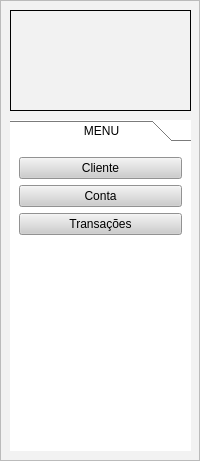
   <widget class="QFrame" name="frame_esquerda">
    <property name="geometry">
     <rect>
      <x>0</x>
      <y>10</y>
      <width>200</width>
      <height>461</height>
     </rect>
    </property>
    <property name="sizePolicy">
     <sizepolicy hsizetype="Fixed" vsizetype="Preferred">
      <horstretch>0</horstretch>
      <verstretch>0</verstretch>
     </sizepolicy>
    </property>
    <property name="minimumSize">
     <size>
      <width>200</width>
      <height>200</height>
     </size>
    </property>
    <property name="styleSheet">
     <string notr="true">background-color: rgb(242, 242, 242);</string>
    </property>
    <property name="frameShape">
     <enum>QFrame::StyledPanel</enum>
    </property>
    <property name="frameShadow">
     <enum>QFrame::Raised</enum>
    </property>
    <widget class="QToolBox" name="toolBox">
     <property name="geometry">
      <rect>
       <x>10</x>
       <y>120</y>
       <width>181</width>
       <height>331</height>
      </rect>
     </property>
     <property name="styleSheet">
      <string notr="true">QWidget{
background-color: rgb(255, 255, 255);
}
QPushButton{
background-color: rgb(205, 205, 205);
}</string>
     </property>
     <property name="currentIndex">
      <number>0</number>
     </property>
     <widget class="QWidget" name="page_menu">
      <property name="geometry">
       <rect>
        <x>0</x>
        <y>0</y>
        <width>181</width>
        <height>301</height>
       </rect>
      </property>
      <attribute name="label">
       <string>                     MENU</string>
      </attribute>
      <layout class="QVBoxLayout" name="verticalLayout_3">
       <item>
        <widget class="QPushButton" name="pushButton_cliente">
         <property name="text">
          <string>Cliente</string>
         </property>
        </widget>
       </item>
       <item>
        <widget class="QPushButton" name="pushButton_conta">
         <property name="text">
          <string>Conta</string>
         </property>
        </widget>
       </item>
       <item>
        <widget class="QPushButton" name="pushButton_transacoes">
         <property name="text">
          <string>Transações</string>
         </property>
        </widget>
       </item>
       <item>
        <spacer name="verticalSpacer_3">
         <property name="orientation">
          <enum>Qt::Vertical</enum>
         </property>
         <property name="sizeHint" stdset="0">
          <size>
           <width>20</width>
           <height>40</height>
          </size>
         </property>
        </spacer>
       </item>
      </layout>
     </widget>
    </widget>
    <widget class="QLabel" name="label_logo">
     <property name="geometry">
      <rect>
       <x>10</x>
       <y>10</y>
       <width>181</width>
       <height>101</height>
      </rect>
     </property>
     <property name="styleSheet">
      <string notr="true"/>
     </property>
     <property name="frameShape">
      <enum>QFrame::Box</enum>
     </property>
     <property name="text">
      <string/>
     </property>
    </widget>
   </widget>
